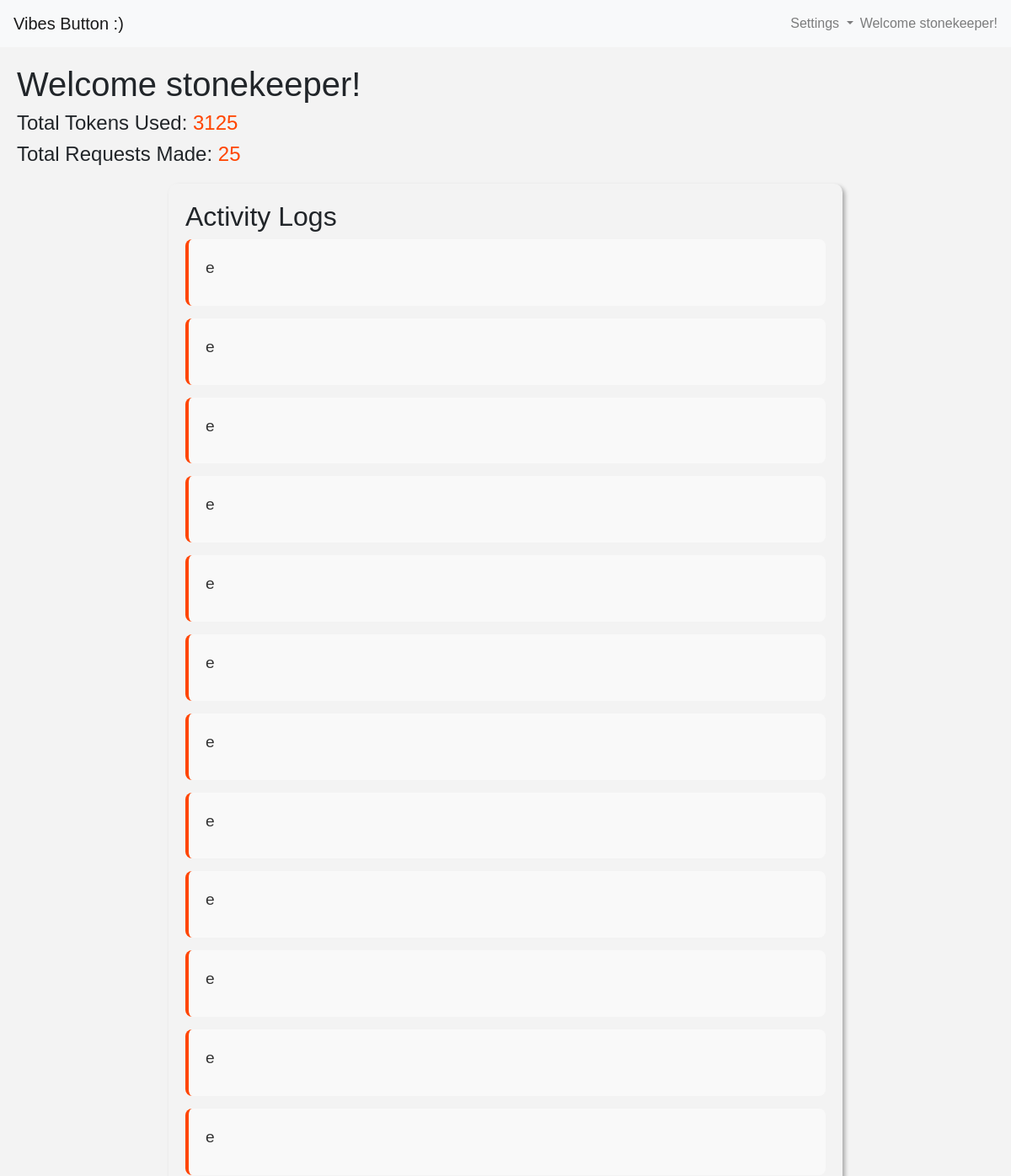
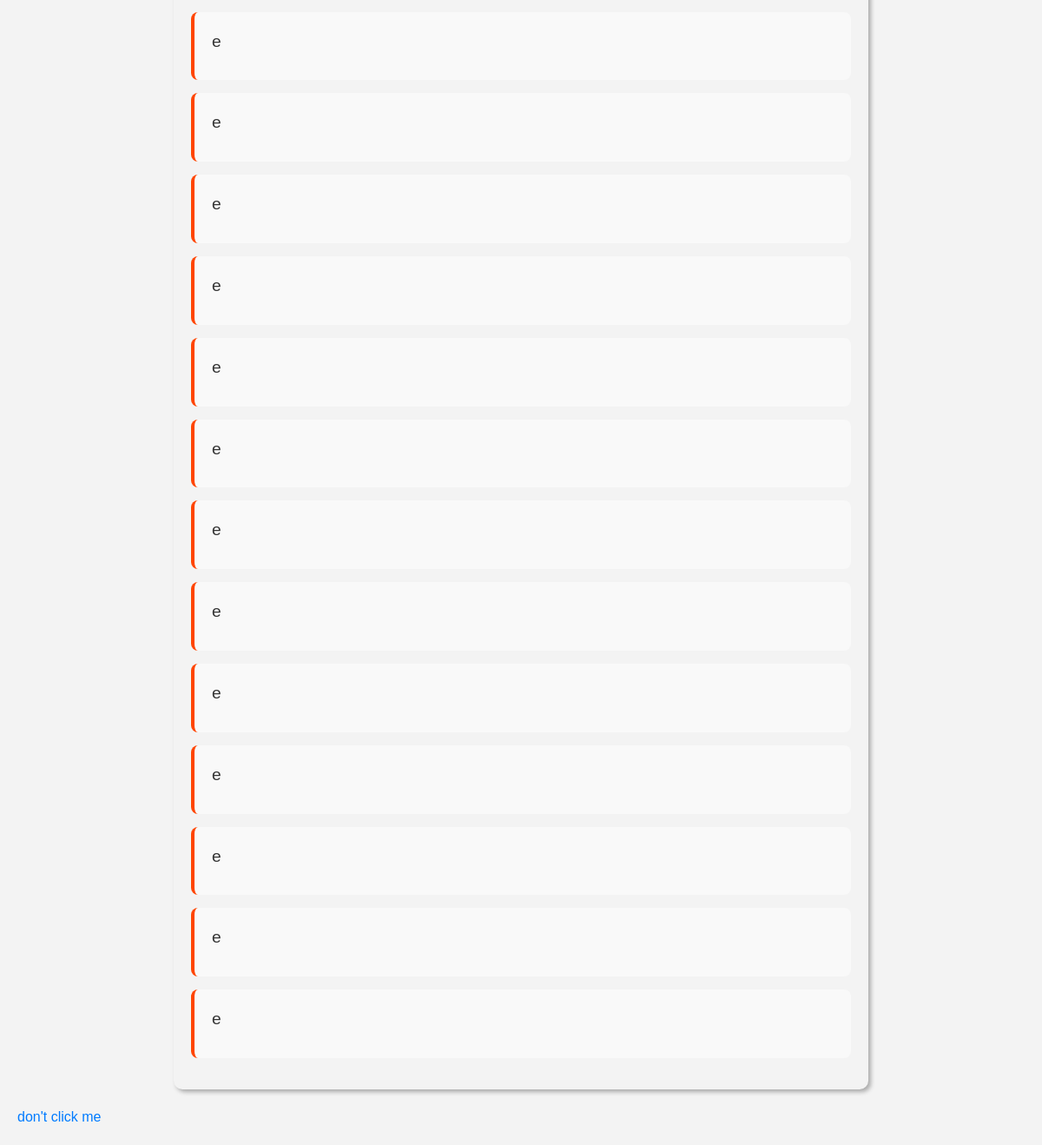
/ (signed in), run on an earlier commit of the app's database (2 pictures, top to bottom).
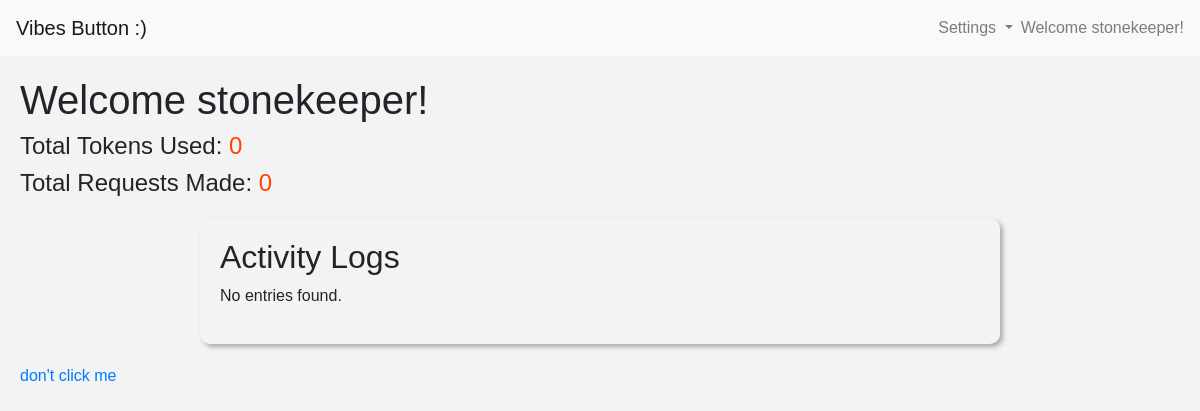
And on a later commit of the database.
### tables this page shows
CREATE TABLE "users" ("id" INTEGER PRIMARY KEY AUTOINCREMENT UNIQUE NOT NULL, "username" TEXT UNIQUE NOT NULL, "password_hash" TEXT UNIQUE NOT NULL);

CREATE TABLE "apicalls" ("id" INTEGER PRIMARY KEY AUTOINCREMENT UNIQUE NOT NULL, "time" NUMERIC UNIQUE NOT NULL DEFAULT (CURRENT_TIMESTAMP), user_id INTEGER NOT NULL, "tokens" INTEGER NOT NULL, "url" TEXT NOT NULL, "response" TEXT NOT NULL);

### app.py (the view)
@app.route('/')
def home():
    if 'user_id' in session and session['user_id'] is not None and session['user_id'] != -1:
        user = get_user_info(session['user_id'])
        if user is not None:
            entries = db.execute("SELECT * FROM apicalls WHERE user_id = :user_id", user_id=user["id"])
            if entries is not None:
                entries.reverse()
                total_tokens = sum(entry['tokens'] for entry in entries)
                total_requests = len(entries)
                return render_template('index.html', username=user["username"], entries=entries, total_tokens=total_tokens, total_requests=total_requests)
    return render_template('login.html')

### app.py (called while the page is built)
def get_user_info(user_id):
    user = db.execute("SELECT * FROM users WHERE id = ?", user_id)
    if user:
        return user[0]  # Return the first (and should be only) user record
    else:
        return None  # No user found with the given ID

### templates/index.html (shortened to what this page needs)
{% extends 'layout.html' %}
{% block content %}
<div style="margin: 20px;">
    <h1>Welcome {{ username }}!</h1>
    <h4>Total Tokens Used: <span class="status-text">{{ total_tokens }}</span></h4>
    <h4>Total Requests Made: <span class="status-text">{{ total_requests }}</span></h4>
    <div class="entry-container">
        <h2>Activity Logs</h2>
        <ul class="entry-list">
            {% for entry in entries %}
                <li class="entry">
                    <div class="response">{{ entry.response }}</div>
                </li>
            {% else %}
                <li>No entries found.</li>
            {% endfor %}
        </ul>
    </div>
    <a href="https://www.youtube.com/watch?v=dQw4w9WgXcQ" target="_blank">don't click me</a>
</div>
{% endblock %}

### templates/layout.html (shortened to what this page needs)
<!DOCTYPE html>
<html>
<head>
    <link href="https://stackpath.bootstrapcdn.com/bootstrap/4.5.2/css/bootstrap.min.css" rel="stylesheet">
    <link href="static/styles.css" rel="stylesheet">
</head>
<body>
    {% include 'navbar.html' %}
    {% block content %}
    {% endblock %}
</body>
</html>

### templates/navbar.html (shortened to what this page needs)
<nav class="navbar navbar-expand-lg navbar-light bg-light">
    <a class="navbar-brand" href="/">Vibes Button :)</a>
    <div class="collapse navbar-collapse" id="navbarNavDropdown">
        <ul class="navbar-nav ml-auto">
            <li class="nav-item dropdown">
                <a class="nav-link dropdown-toggle" href="#" id="navbarDropdownMenuLink" role="button" data-toggle="dropdown" aria-haspopup="true" aria-expanded="false">
                    Settings
                </a>
            </li>
            <li class="nav-item">
                <span class="navbar-text">
                    Welcome {{username}}!
                </span>
            </li>
        </ul>
    </div>
</nav>

### static/styles.css (style rules this page uses)
:root { --background-color: #f3f3f3; --error-color: #ff0000; --primary-color: #ff4500; --secondary-color: #333; }
body { background-color: var(--background-color); font-family: Arial, sans-serif; }
.status-text, .navbar-brand, .navbar-nav .nav-link, .dropdown-item:hover, button, button:active { color: var(--primary-color); }
.navbar { background-color: var(--secondary-color); }
.asthetic-container, .entry-container, .api-config-container { background-color: var(--background-color); border-radius: 10px; box-shadow: 3px 3px 5px rgba(0, 0, 0, 0.3); padding: 20px; }
.entry-container, .api-config-container { margin: 20px auto; max-width: 800px; }
.entry-list { list-style-type: none; padding: 0; }

What changed in the data, as far as the page shows it:
removed apicalls: response "e"
removed apicalls: response "e"
removed apicalls: response "e"
removed apicalls: response "e"
removed apicalls: response "e"
removed apicalls: response "e"
removed apicalls: response "e"
removed apicalls: response "e"
removed apicalls: response "e"
no longer on this page (row edited): apicalls: response "e"
no longer on this page (row edited): apicalls: response "e"
no longer on this page (row edited): apicalls: response "e"
no longer on this page (row edited): apicalls: response "e"
no longer on this page (row edited): apicalls: response "e"
no longer on this page (row edited): apicalls: response "e"
no longer on this page (row edited): apicalls: response "e"
no longer on this page (row edited): apicalls: response "e"
no longer on this page (row edited): apicalls: response "e"
no longer on this page (row edited): apicalls: response "e"
no longer on this page (row edited): apicalls: response "e"
no longer on this page (row edited): apicalls: response "e"
no longer on this page (row edited): apicalls: response "e"
no longer on this page (row edited): apicalls: response "e"
no longer on this page (row edited): apicalls: response "e"
no longer on this page (row edited): apicalls: response "e"
Also different on the page:
{{ total_tokens }}: "3125" → "0"
{{ total_requests }}: "25" → "0"
text now shown: "No entries found."
